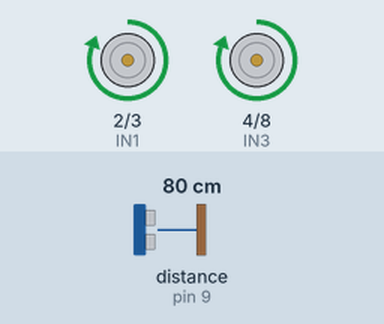
This sketch was run on a simulated Arduino Uno, built with avr-gcc and run on an emulated ATmega328P. Shown: motor-driver pin pairs drawn as motors (green arrow = first pin HIGH = forward, orange = second pin HIGH = backward, longer = more drive, scaled by the enable pin). Wiring (inferred from the names in the program): ultrasonic range finder: trigger pin 9; echo pin 9. The inputs (shaded band) are chosen by the test bench; at power-on: distance to the obstacle (sensor on pin 9) 80 cm. The echo pulse lasts 58.3 µs per cm; what the sketch prints to the serial monitor is not drawn.

Above: at 1.2 s.
1.3 s: distance to the obstacle (sensor on pin 9) set to 23 cm
3.3 s: distance to the obstacle (sensor on pin 9) set to 18 cm
At 5.8 s:
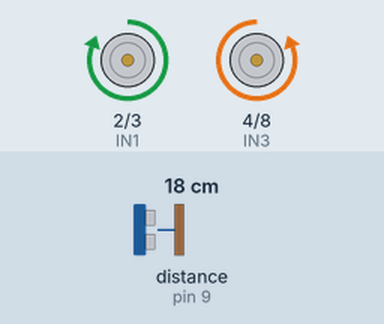
At 7.7 s:
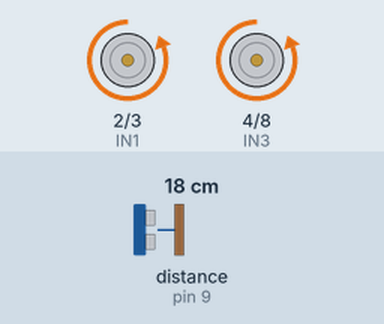
Timing chart, 0 to 12.3 s (numbered marks = the images above; inputs shaded):
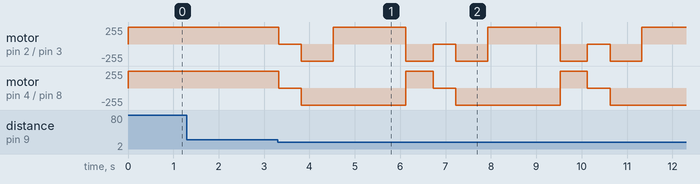

The sketch:

object_avoidance_robot1.ino
```cpp
// C++ code

//Motor Pins
#define ENA 6
#define ENB 7
#define IN1 2
#define IN2 3
#define IN3 4
#define IN4 8

//Ultrasonic sensor pins
#define sigPin 9
#define MAX_DISTANCE 200


void setup() {
  pinMode(sigPin, OUTPUT);

  pinMode(ENA, OUTPUT);
  pinMode(ENB, OUTPUT);
  pinMode(IN1, OUTPUT);
  pinMode(IN2, OUTPUT);
  pinMode(IN3, OUTPUT);
  pinMode(IN4, OUTPUT);

  digitalWrite(ENA, HIGH);
  digitalWrite(ENB, HIGH);

  Serial.begin(9600);
}

void loop () {
  long duration;
  int distance;

  pinMode(sigPin, OUTPUT);
  digitalWrite(sigPin, LOW);
  delayMicroseconds(2);
  digitalWrite(sigPin, HIGH);
  delayMicroseconds(10);
  digitalWrite(sigPin, LOW);

  pinMode(sigPin, INPUT);
  duration = pulseIn(sigPin, HIGH);
  distance = duration * 0.034 / 2;

  Serial.print("Distance: ");
  Serial.print(distance);
  Serial.print(" cm");

  if (distance > 20 || distance <= 0) {
    moveForward();
  } else {
    stopMotors();
    delay(500);
    moveBackward();
    delay(700);

    // Try right turn first, if still blocked try left turn
    turnRight();
    delay(600);

    long newDistance;
    pinMode(sigPin, INPUT);
    newDistance =  pulseIn(sigPin, HIGH) *0.034 / 2;

    if(newDistance <= 20) {
      turnLeft();
      delay(600);
    }
  }
}

void moveForward() {
  digitalWrite(IN1, HIGH);
  digitalWrite(IN2, LOW);
  digitalWrite(IN3, HIGH);
  digitalWrite(IN4, LOW);
}

void moveBackward() {
  digitalWrite(IN1, LOW);
  digitalWrite(IN2, HIGH);
  digitalWrite(IN3, LOW);
  digitalWrite(IN4, HIGH);
}

void turnRight() {
  digitalWrite(IN1, HIGH);
  digitalWrite(IN2, LOW);
  digitalWrite(IN3, LOW);
  digitalWrite(IN4, HIGH);
}

void turnLeft() {
  digitalWrite(IN1, LOW);
  digitalWrite(IN2, HIGH);
  digitalWrite(IN3, HIGH);
  digitalWrite(IN4, LOW);
}

void stopMotors() {
  digitalWrite(IN1, LOW);
  digitalWrite(IN2, LOW);
  digitalWrite(IN3, LOW);
  digitalWrite(IN4, LOW);
}
```

Measured:
- the behaviour switches between 22 and 21 cm on distance to the obstacle (sensor on pin 9) (found by bisection; images 0 and 1)
- after the input at 1.3 s, every drawn part: stays the same
